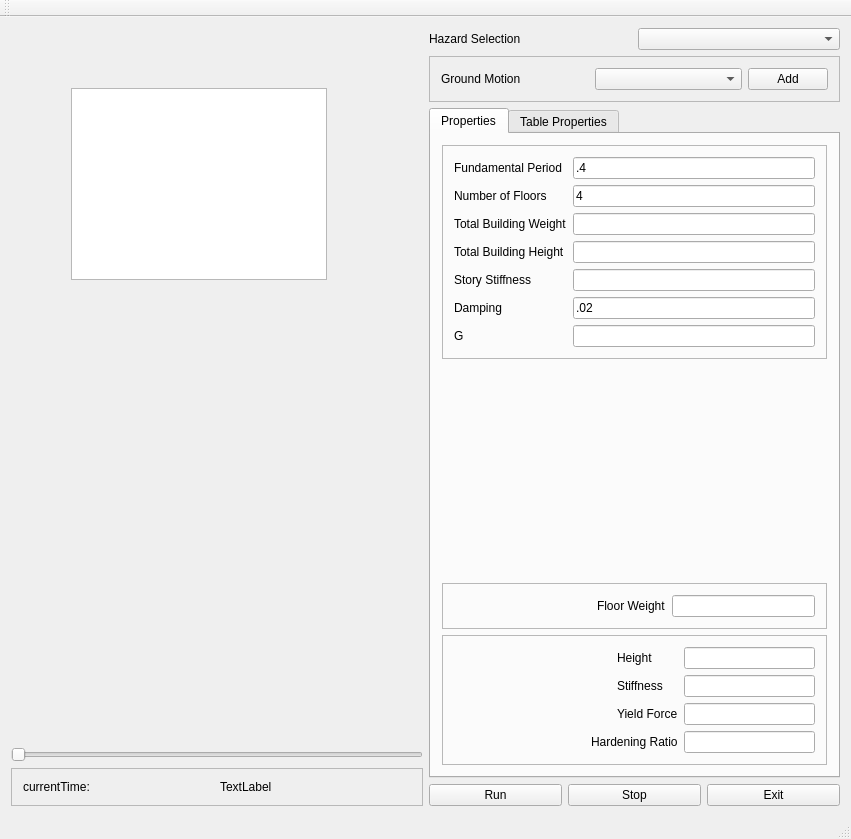
<?xml version="1.0" encoding="UTF-8"?>
<ui version="4.0">
 <class>MainWindow</class>
 <widget class="QMainWindow" name="MainWindow">
  <property name="geometry">
   <rect>
    <x>0</x>
    <y>0</y>
    <width>851</width>
    <height>839</height>
   </rect>
  </property>
  <property name="windowTitle">
   <string>MainWindow</string>
  </property>
  <widget class="QWidget" name="centralWidget">
   <layout class="QHBoxLayout" name="horizontalLayout_3">
    <item>
     <layout class="QVBoxLayout" name="verticalLayout_7">
      <item>
       <widget class="MyGlWidget" name="myGL" native="true">
        <property name="sizePolicy">
         <sizepolicy hsizetype="Expanding" vsizetype="Expanding">
          <horstretch>0</horstretch>
          <verstretch>0</verstretch>
         </sizepolicy>
        </property>
        <widget class="QTableWidget" name="tableWidget_2">
         <property name="geometry">
          <rect>
           <x>60</x>
           <y>60</y>
           <width>256</width>
           <height>192</height>
          </rect>
         </property>
        </widget>
       </widget>
      </item>
      <item>
       <widget class="QCustomPlot" name="earthquakePlot" native="true">
        <property name="sizePolicy">
         <sizepolicy hsizetype="Preferred" vsizetype="Minimum">
          <horstretch>0</horstretch>
          <verstretch>0</verstretch>
         </sizepolicy>
        </property>
        <property name="minimumSize">
         <size>
          <width>0</width>
          <height>100</height>
         </size>
        </property>
       </widget>
      </item>
      <item>
       <widget class="QSlider" name="slider">
        <property name="orientation">
         <enum>Qt::Horizontal</enum>
        </property>
       </widget>
      </item>
      <item>
       <widget class="QFrame" name="frameTIme">
        <property name="sizePolicy">
         <sizepolicy hsizetype="Preferred" vsizetype="Fixed">
          <horstretch>0</horstretch>
          <verstretch>0</verstretch>
         </sizepolicy>
        </property>
        <property name="frameShape">
         <enum>QFrame::StyledPanel</enum>
        </property>
        <property name="frameShadow">
         <enum>QFrame::Raised</enum>
        </property>
        <layout class="QHBoxLayout" name="horizontalLayout">
         <item>
          <widget class="QLabel" name="text_currentTime">
           <property name="text">
            <string>currentTime:</string>
           </property>
          </widget>
         </item>
         <item>
          <widget class="QLabel" name="currentTime">
           <property name="text">
            <string>TextLabel</string>
           </property>
          </widget>
         </item>
        </layout>
       </widget>
      </item>
     </layout>
    </item>
    <item>
     <layout class="QVBoxLayout" name="layoutDataEntry">
      <item>
       <layout class="QHBoxLayout" name="layout_hazSelection">
        <item>
         <widget class="QLabel" name="label_15">
          <property name="text">
           <string>Hazard Selection</string>
          </property>
         </widget>
        </item>
        <item>
         <widget class="QComboBox" name="inHazard"/>
        </item>
       </layout>
      </item>
      <item>
       <widget class="QFrame" name="frame_motionSelection">
        <property name="frameShape">
         <enum>QFrame::StyledPanel</enum>
        </property>
        <property name="frameShadow">
         <enum>QFrame::Raised</enum>
        </property>
        <layout class="QHBoxLayout" name="horizontalLayout_2">
         <item>
          <widget class="QLabel" name="textGroundMotion">
           <property name="text">
            <string>Ground Motion</string>
           </property>
          </widget>
         </item>
         <item>
          <widget class="QComboBox" name="inMotionSelection"/>
         </item>
         <item>
          <widget class="QPushButton" name="pushButton">
           <property name="sizePolicy">
            <sizepolicy hsizetype="Fixed" vsizetype="Fixed">
             <horstretch>0</horstretch>
             <verstretch>0</verstretch>
            </sizepolicy>
           </property>
           <property name="text">
            <string>Add</string>
           </property>
          </widget>
         </item>
        </layout>
       </widget>
      </item>
      <item>
       <widget class="QTabWidget" name="properties">
        <property name="currentIndex">
         <number>0</number>
        </property>
        <widget class="QWidget" name="tabProperties">
         <attribute name="title">
          <string>Properties</string>
         </attribute>
         <layout class="QVBoxLayout" name="verticalLayout">
          <item>
           <widget class="QFrame" name="generalProperties">
            <property name="frameShape">
             <enum>QFrame::StyledPanel</enum>
            </property>
            <property name="frameShadow">
             <enum>QFrame::Raised</enum>
            </property>
            <layout class="QFormLayout" name="formLayout">
             <item row="0" column="0">
              <widget class="QLabel" name="label">
               <property name="text">
                <string>Fundamental Period</string>
               </property>
              </widget>
             </item>
             <item row="0" column="1">
              <widget class="QLineEdit" name="inPeriod">
               <property name="sizePolicy">
                <sizepolicy hsizetype="Expanding" vsizetype="Fixed">
                 <horstretch>0</horstretch>
                 <verstretch>0</verstretch>
                </sizepolicy>
               </property>
               <property name="text">
                <string>.4</string>
               </property>
              </widget>
             </item>
             <item row="1" column="0">
              <widget class="QLabel" name="label_2">
               <property name="text">
                <string>Number of Floors</string>
               </property>
              </widget>
             </item>
             <item row="1" column="1">
              <widget class="QLineEdit" name="inFloors">
               <property name="sizePolicy">
                <sizepolicy hsizetype="Expanding" vsizetype="Fixed">
                 <horstretch>0</horstretch>
                 <verstretch>0</verstretch>
                </sizepolicy>
               </property>
               <property name="text">
                <string>4</string>
               </property>
              </widget>
             </item>
             <item row="2" column="0">
              <widget class="QLabel" name="label_3">
               <property name="text">
                <string>Total Building Weight</string>
               </property>
              </widget>
             </item>
             <item row="2" column="1">
              <widget class="QLineEdit" name="inWeight">
               <property name="sizePolicy">
                <sizepolicy hsizetype="Expanding" vsizetype="Fixed">
                 <horstretch>0</horstretch>
                 <verstretch>0</verstretch>
                </sizepolicy>
               </property>
              </widget>
             </item>
             <item row="3" column="0">
              <widget class="QLabel" name="label_4">
               <property name="text">
                <string>Total Building Height</string>
               </property>
              </widget>
             </item>
             <item row="3" column="1">
              <widget class="QLineEdit" name="inHeight">
               <property name="sizePolicy">
                <sizepolicy hsizetype="Expanding" vsizetype="Fixed">
                 <horstretch>0</horstretch>
                 <verstretch>0</verstretch>
                </sizepolicy>
               </property>
              </widget>
             </item>
             <item row="4" column="0">
              <widget class="QLabel" name="label_5">
               <property name="text">
                <string>Story Stiffness</string>
               </property>
              </widget>
             </item>
             <item row="4" column="1">
              <widget class="QLineEdit" name="inK">
               <property name="sizePolicy">
                <sizepolicy hsizetype="Expanding" vsizetype="Fixed">
                 <horstretch>0</horstretch>
                 <verstretch>0</verstretch>
                </sizepolicy>
               </property>
              </widget>
             </item>
             <item row="5" column="0">
              <widget class="QLabel" name="label_6">
               <property name="text">
                <string>Damping</string>
               </property>
              </widget>
             </item>
             <item row="5" column="1">
              <widget class="QLineEdit" name="inDamping">
               <property name="text">
                <string>.02</string>
               </property>
              </widget>
             </item>
             <item row="6" column="0">
              <widget class="QLabel" name="label_8">
               <property name="text">
                <string>G</string>
               </property>
              </widget>
             </item>
             <item row="6" column="1">
              <widget class="QLineEdit" name="inGravity">
               <property name="enabled">
                <bool>true</bool>
               </property>
               <property name="focusPolicy">
                <enum>Qt::StrongFocus</enum>
               </property>
              </widget>
             </item>
            </layout>
           </widget>
          </item>
          <item>
           <spacer name="verticalSpacer">
            <property name="orientation">
             <enum>Qt::Vertical</enum>
            </property>
            <property name="sizeHint" stdset="0">
             <size>
              <width>20</width>
              <height>40</height>
             </size>
            </property>
           </spacer>
          </item>
          <item>
           <widget class="QFrame" name="floorProperties">
            <property name="focusPolicy">
             <enum>Qt::WheelFocus</enum>
            </property>
            <property name="frameShape">
             <enum>QFrame::StyledPanel</enum>
            </property>
            <property name="frameShadow">
             <enum>QFrame::Raised</enum>
            </property>
            <layout class="QGridLayout" name="gridLayout">
             <item row="0" column="0">
              <spacer name="horizontalSpacer">
               <property name="orientation">
                <enum>Qt::Horizontal</enum>
               </property>
               <property name="sizeHint" stdset="0">
                <size>
                 <width>52</width>
                 <height>20</height>
                </size>
               </property>
              </spacer>
             </item>
             <item row="0" column="1">
              <widget class="QLabel" name="label_7">
               <property name="text">
                <string>Floor Weight</string>
               </property>
              </widget>
             </item>
             <item row="0" column="2">
              <widget class="QLineEdit" name="inFloorWeight"/>
             </item>
            </layout>
           </widget>
          </item>
          <item>
           <widget class="QFrame" name="storyProperties">
            <property name="frameShape">
             <enum>QFrame::StyledPanel</enum>
            </property>
            <property name="frameShadow">
             <enum>QFrame::Raised</enum>
            </property>
            <layout class="QGridLayout" name="gridLayout_2">
             <item row="0" column="0" colspan="2">
              <spacer name="horizontalSpacer_3">
               <property name="orientation">
                <enum>Qt::Horizontal</enum>
               </property>
               <property name="sizeHint" stdset="0">
                <size>
                 <width>62</width>
                 <height>20</height>
                </size>
               </property>
              </spacer>
             </item>
             <item row="0" column="2">
              <widget class="QLabel" name="label_9">
               <property name="text">
                <string>Height</string>
               </property>
              </widget>
             </item>
             <item row="0" column="3">
              <widget class="QLineEdit" name="inStoryHeight"/>
             </item>
             <item row="1" column="0" colspan="2">
              <spacer name="horizontalSpacer_4">
               <property name="orientation">
                <enum>Qt::Horizontal</enum>
               </property>
               <property name="sizeHint" stdset="0">
                <size>
                 <width>62</width>
                 <height>20</height>
                </size>
               </property>
              </spacer>
             </item>
             <item row="1" column="2">
              <widget class="QLabel" name="label_10">
               <property name="text">
                <string>Stiffness</string>
               </property>
              </widget>
             </item>
             <item row="1" column="3">
              <widget class="QLineEdit" name="inStoryK"/>
             </item>
             <item row="2" column="0" colspan="2">
              <spacer name="horizontalSpacer_5">
               <property name="orientation">
                <enum>Qt::Horizontal</enum>
               </property>
               <property name="sizeHint" stdset="0">
                <size>
                 <width>62</width>
                 <height>20</height>
                </size>
               </property>
              </spacer>
             </item>
             <item row="2" column="2">
              <widget class="QLabel" name="label_11">
               <property name="text">
                <string>Yield Force</string>
               </property>
              </widget>
             </item>
             <item row="2" column="3">
              <widget class="QLineEdit" name="inStoryFy"/>
             </item>
             <item row="3" column="0">
              <spacer name="horizontalSpacer_6">
               <property name="orientation">
                <enum>Qt::Horizontal</enum>
               </property>
               <property name="sizeHint" stdset="0">
                <size>
                 <width>30</width>
                 <height>20</height>
                </size>
               </property>
              </spacer>
             </item>
             <item row="3" column="1" colspan="2">
              <widget class="QLabel" name="label_12">
               <property name="text">
                <string>Hardening Ratio</string>
               </property>
              </widget>
             </item>
             <item row="3" column="3">
              <widget class="QLineEdit" name="inStoryB"/>
             </item>
            </layout>
            <zorder>label_9</zorder>
            <zorder>label_10</zorder>
            <zorder>label_11</zorder>
            <zorder>label_12</zorder>
            <zorder>inStoryHeight</zorder>
            <zorder>inStoryK</zorder>
            <zorder>inStoryFy</zorder>
            <zorder>inStoryB</zorder>
            <zorder>horizontalSpacer_3</zorder>
            <zorder>horizontalSpacer_4</zorder>
            <zorder>horizontalSpacer_5</zorder>
            <zorder>horizontalSpacer_6</zorder>
           </widget>
          </item>
         </layout>
        </widget>
        <widget class="QWidget" name="tabTableProperties">
         <attribute name="title">
          <string>Table Properties</string>
         </attribute>
         <widget class="QTableWidget" name="tableWidget">
          <property name="geometry">
           <rect>
            <x>0</x>
            <y>0</y>
            <width>351</width>
            <height>471</height>
           </rect>
          </property>
         </widget>
        </widget>
       </widget>
      </item>
      <item>
       <layout class="QHBoxLayout" name="layout_PushButtons">
        <item>
         <widget class="QPushButton" name="runButton">
          <property name="text">
           <string>Run</string>
          </property>
         </widget>
        </item>
        <item>
         <widget class="QPushButton" name="stopButton">
          <property name="text">
           <string>Stop</string>
          </property>
         </widget>
        </item>
        <item>
         <widget class="QPushButton" name="pushButton_2">
          <property name="text">
           <string>Exit</string>
          </property>
         </widget>
        </item>
       </layout>
      </item>
     </layout>
    </item>
   </layout>
  </widget>
  <widget class="QMenuBar" name="menuBar">
   <property name="geometry">
    <rect>
     <x>0</x>
     <y>0</y>
     <width>851</width>
     <height>19</height>
    </rect>
   </property>
  </widget>
  <widget class="QToolBar" name="mainToolBar">
   <attribute name="toolBarArea">
    <enum>TopToolBarArea</enum>
   </attribute>
   <attribute name="toolBarBreak">
    <bool>false</bool>
   </attribute>
  </widget>
  <widget class="QStatusBar" name="statusBar"/>
 </widget>
 <layoutdefault spacing="6" margin="11"/>
 <customwidgets>
  <customwidget>
   <class>MyGlWidget</class>
   <extends>QWidget</extends>
   <header>MyGlWidget.h</header>
   <container>1</container>
  </customwidget>
  <customwidget>
   <class>QCustomPlot</class>
   <extends>QWidget</extends>
   <header location="global">qcustomplot.h</header>
   <container>1</container>
  </customwidget>
 </customwidgets>
 <resources/>
 <connections/>
</ui>
